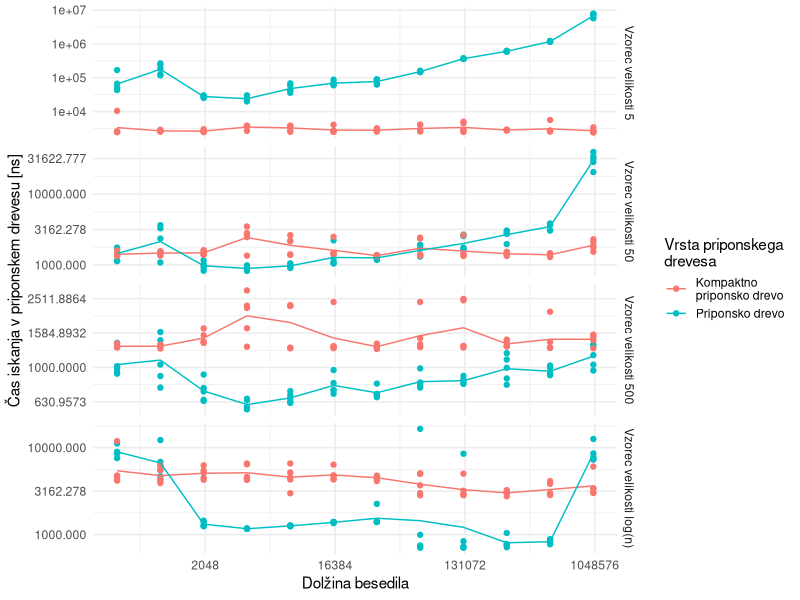
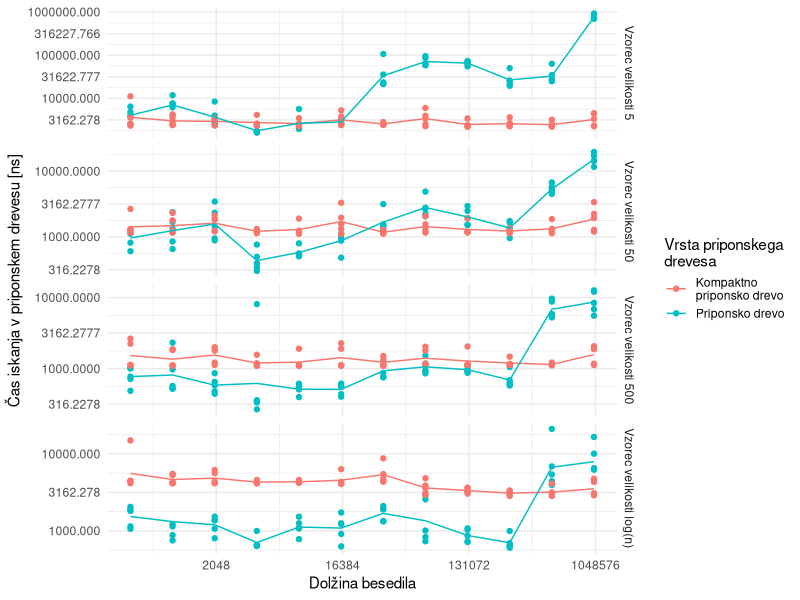
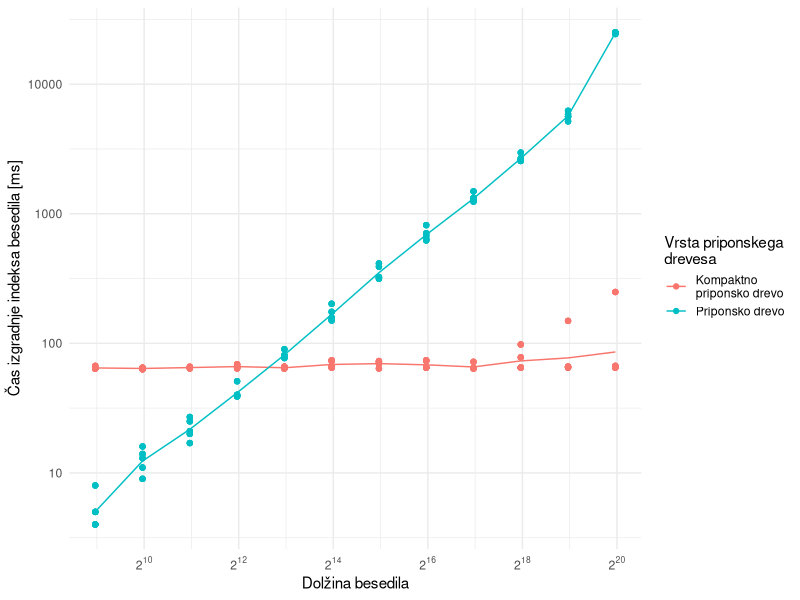
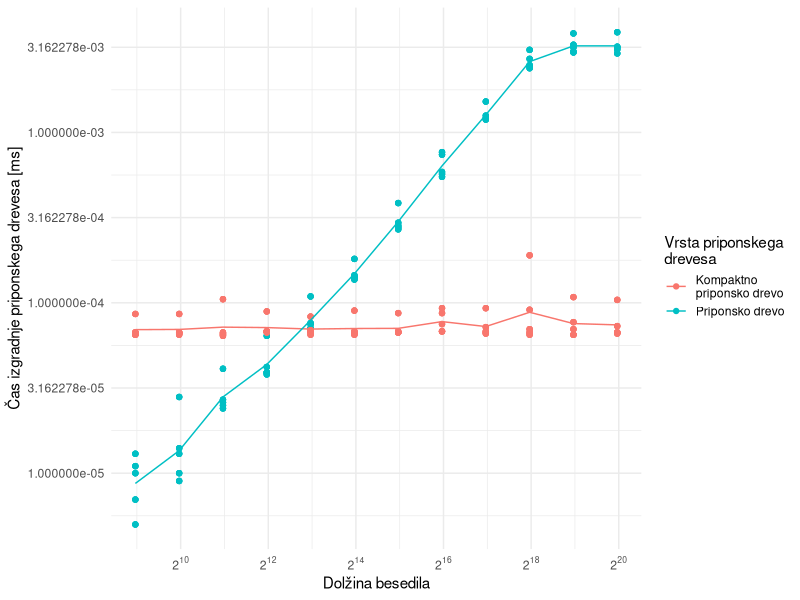
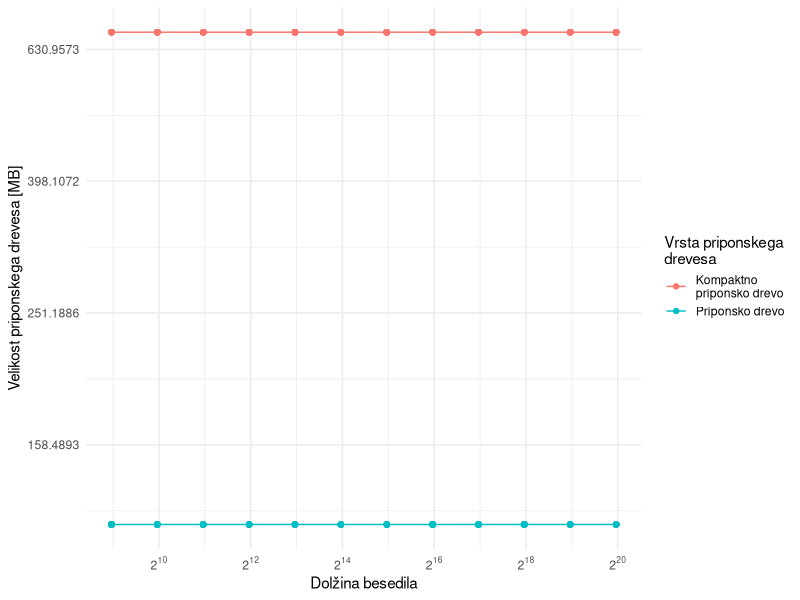
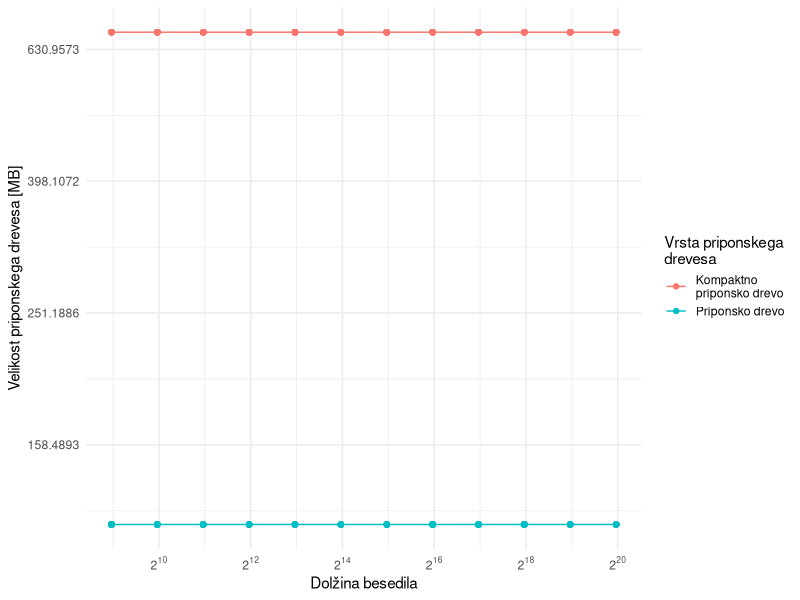
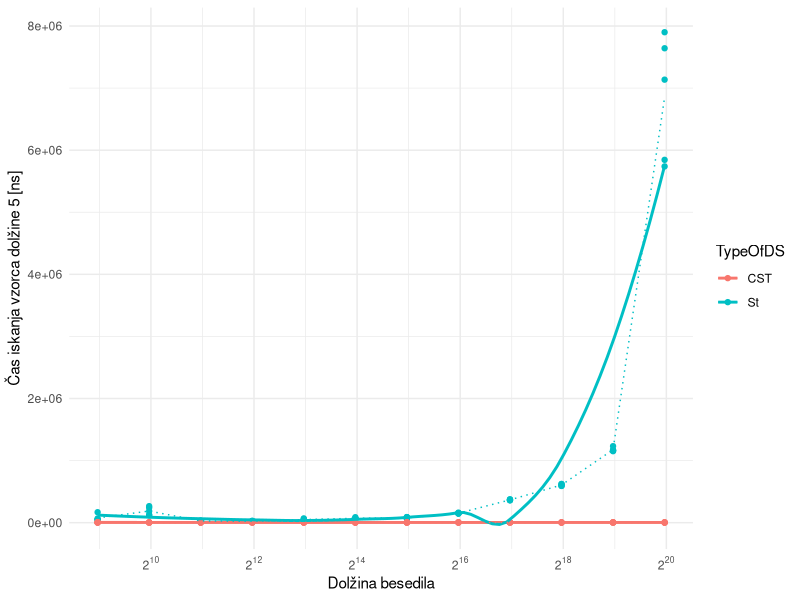
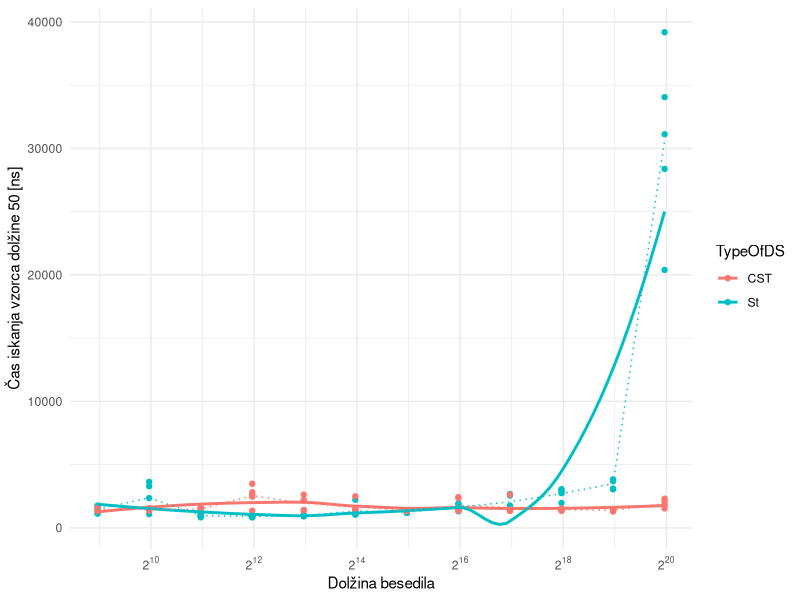

R code for these plots, in order:
library(tidyverse)
library(scales)
library(svglite)
data<- read.csv("rezNovPc.csv")
dataSLO<- read.csv("rezNovPcNaKlancu.csv")
dataTidy <- data %>%  pivot_longer(col=starts_with("tFind"),names_to = "PatternLength", values_to = "TimeFind")
dataTidySLO <- dataSLO %>% pivot_longer(col=starts_with("tFind"),names_to = "PatternLength", values_to = "TimeFind") %>% mutate(Time=Time/1000000)

dataTidySLO  %>% filter(PatternLength=="tFindLog" & TimeFind<200000) %>% group_by(TypeOfDS) %>% summarise(M=(mean(TimeFind))) %>% print(n=100)
dataTidySLO %>% filter(TypeOfDS=="St",PatternLength=="tFindLog") %>% group_by(SizeRun,TypeOfDS) %>% summarise(M=mean(TimeFind)) -> a

lm(SizeInBytes~SizeRun, data = dataTidySLO)

a$M/lag(a$M,default = 1) #2x

dataTidySLO %>% filter(TypeOfDS=="CST",PatternLength=="tFindLog") %>% group_by(SizeRun,TypeOfDS) %>% summarise(M=mean(TimeFind)) -> a

a$M/lag(a$M,default = 1) #1x

 dataTidy %>% group_by(SizeRun,TypeOfDS) %>% summarise(M=(mean(Time))) %>% print(n=25)

#Poizvedbe
 
dataTidy %>%ggplot() +
  aes(x = SizeRun, y = TimeFind, colour = TypeOfDS) +
  geom_point() +
  stat_summary(fun=mean,geom = 'line')+
  scale_x_continuous(trans = "log2") +
  theme_minimal() +
  labs(y="Čas iskanja v priponskem drevesu [ns]",x="Dolžina besedila")+
  scale_y_continuous(trans = log10_trans(), breaks = trans_breaks("log10", function(x) 10^x))+
  scale_color_discrete(name = "Vrsta priponskega\ndrevesa", labels= c(CST="Kompaktno\npriponsko drevo", St="Priponsko drevo",SA="Priponsko polje","SA+LCP"="Priponsko polje z QLCP"))+
  facet_grid(scales = "free_y",vars(PatternLength),labeller = as_labeller(c(tFind5="Vzorec velikosti 5", tFind50="Vzorec velikosti 50", tFind500="Vzorec velikosti 500",tFindLog="Vzorec velikosti log(n)")))
ggsave("./Img/IskanjeNovPC.svg",bg = "white", height = 15, width = 25, units = "cm")

dataTidySLO %>%ggplot() +
  aes(x = SizeRun, y = TimeFind, colour = TypeOfDS) +
  geom_point() +
  stat_summary(fun=mean,geom = 'line')+
  scale_x_continuous(trans = "log2") +
  theme_minimal() +
  scale_y_continuous(trans = log10_trans(), breaks = trans_breaks("log10", function(x) 10^x))+
  labs(y="Čas iskanja v priponskem drevesu [ns]",x="Dolžina besedila")+
  scale_color_discrete(name = "Vrsta priponskega\ndrevesa", labels= c(CST="Kompaktno\npriponsko drevo", St="Priponsko drevo",SA="Priponsko polje","SA+LCP"="Priponsko polje z QLCP"))+
  facet_grid(scales = "free_y",vars(PatternLength),labeller = as_labeller(c(tFind5="Vzorec velikosti 5", tFind50="Vzorec velikosti 50", tFind500="Vzorec velikosti 500",tFindLog="Vzorec velikosti log(n)")))
ggsave("./Img/IskanjeNovPCSLO.svg",bg = "white", height = 15, width = 25, units = "cm")



#Izgradnja drevesa
dataTidy%>% ggplot()+
  aes(x=SizeRun,y=Time,color=TypeOfDS)+
  geom_point()+
  stat_summary(fun=mean,geom = 'line')+
  theme_minimal()+
  scale_color_discrete(name = "Vrsta priponskega\ndrevesa", labels= c(CST="Kompaktno\npriponsko drevo", St="Priponsko drevo",SA="Priponsko polje","SA+LCP"="Priponsko polje z QLCP"))+
  #scale_color_manual(values=c("#00BFC4"))+
  scale_x_continuous(trans = log2_trans(), breaks = trans_breaks("log2", function(x) 2^x),
                    labels = trans_format("log2", math_format(2^.x)))+
  scale_y_continuous(trans = log10_trans(), breaks = trans_breaks("log10", function(x) 10^x))+
  labs(y="Čas izgradnje indeksa besedila [ms]",x="Dolžina besedila")
ggsave("./Img/izgradnjaDrecvesaNovPC.svg",bg = "white", height = 10, width = 20, units = "cm")

dataTidySLO %>% ggplot()+
  aes(x=SizeRun,y=Time,color=TypeOfDS)+
  geom_point()+
  #geom_smooth(se=F)+
  stat_summary(fun=mean,geom = 'line')+
  theme_minimal()+
  scale_color_discrete(name = "Vrsta priponskega\ndrevesa", labels= c(CST="Kompaktno\npriponsko drevo", St="Priponsko drevo",SA="Priponsko polje","SA+LCP"="Priponsko polje z QLCP"))+
  #scale_color_manual(values=c("#00BFC4"))+
  scale_x_continuous(trans = log2_trans(), breaks = trans_breaks("log2", function(x) 2^x),
                     labels = trans_format("log2", math_format(2^.x)))+
  scale_y_continuous(trans = log10_trans(), breaks = trans_breaks("log10", function(x) 10^x))+
  labs(y="Čas izgradnje priponskega drevesa [ms]",x="Dolžina besedila")
ggsave("./Img/izgradnjaDrecvesaNovPCSLO.svg",bg = "white", height = 10, width = 20, units = "cm")


# Velikost drevesa

dataTidy %>% ggplot()+
  aes(x=SizeRun,y=SizeInBytes,color=TypeOfDS)+
  geom_point()+
  stat_summary(fun=mean,geom = 'line')+
  theme_minimal()+
  scale_color_discrete(name = "Vrsta priponskega\ndrevesa", labels= c(CST="Kompaktno\npriponsko drevo", St="Priponsko drevo",SA="Priponsko polje","SA+LCP"="Priponsko polje z QLCP"))+
  #scale_color_manual(values=c("#00BFC4"))+
  scale_x_continuous(trans = log2_trans(), breaks = trans_breaks("log2", function(x) 2^x),
                     labels = trans_format("log2", math_format(2^.x)))+
  scale_y_continuous(trans = log10_trans(), breaks = trans_breaks("log10", function(x) 10^x))+
  labs(y="Velikost priponskega drevesa [MB]",x="Dolžina besedila")
ggsave("./Img/velikostDrecvesaNovPC.svg",bg = "white", height = 10, width = 20, units = "cm")

dataTidySLO %>% ggplot()+
  aes(x=SizeRun,y=SizeInBytes,color=TypeOfDS)+
  geom_point()+
  stat_summary(fun=mean,geom = 'line')+
  theme_minimal()+
  scale_color_discrete(name = "Vrsta priponskega\ndrevesa", labels= c(CST="Kompaktno\npriponsko drevo", St="Priponsko drevo",SA="Priponsko polje","SA+LCP"="Priponsko polje z QLCP"))+
  #scale_color_manual(values=c("#00BFC4"))+
  scale_x_continuous(trans = log2_trans(), breaks = trans_breaks("log2", function(x) 2^x),
                     labels = trans_format("log2", math_format(2^.x)))+
  scale_y_continuous(trans = log10_trans(), breaks = trans_breaks("log10", function(x) 10^x))+
  labs(y="Velikost priponskega drevesa [MB]",x="Dolžina besedila")
ggsave("./Img/velikostDrecvesaNovPCSLO.svg",bg = "white", height = 10, width = 20, units = "cm")



#Iskanje vzorca dolžine 5
data %>% ggplot()+
  aes(x=SizeRun,y=tFind5,color=TypeOfDS)+
  geom_point()+
  geom_smooth(se=F)+stat_summary(fun=mean,geom = 'line',linetype = 'dotted')+
  theme_minimal()+   #scale_color_manual(values=c("#00BFC4"))+
  scale_x_continuous(trans = log2_trans(), breaks = trans_breaks("log2", function(x) 2^x),
                     labels = trans_format("log2", math_format(2^.x)))+
  labs(y="Čas iskanja vzorca dolžine 5 [ns]",x="Dolžina besedila")
ggsave("./Img/iskanje5NovPC.png", bg="white")


#Iskanje vzorca dolžine 50

data  %>% ggplot()+
  aes(x=SizeRun,y=tFind50,color=TypeOfDS)+
  geom_point()+
  geom_smooth(se=F)+stat_summary(fun=mean,geom = 'line',linetype = 'dotted')+
  theme_minimal()+   #scale_color_manual(values=c("#00BFC4"))+
  scale_x_continuous(trans = log2_trans(), breaks = trans_breaks("log2", function(x) 2^x),
                     labels = trans_format("log2", math_format(2^.x)))+
  labs(y="Čas iskanja vzorca dolžine 50 [ns]",x="Dolžina besedila")
ggsave("./Img/iskanje50NovPc.png", bg="white")


#Iskanje vzorca dolžine 500

data %>% ggplot()+
  aes(x=SizeRun,y=tFind500,color=TypeOfDS)+
  geom_point()+
  geom_smooth(se=F)+stat_summary(fun=mean,geom = 'line',linetype = 'dotted')+
  theme_minimal()+   #scale_color_manual(values=c("#00BFC4"))+
  scale_x_continuous(trans = log2_trans(), breaks = trans_breaks("log2", function(x) 2^x),
                     labels = trans_format("log2", math_format(2^.x)))+
  labs(y="Čas iskanja vzorca dolžine 500 [ns]",x="Dolžina besedila")
ggsave("./Img/iskanje500NovPc.png", bg="white")

#Iskanje vzorca dolžine logartem besedila

data %>% ggplot()+
  aes(x=SizeRun,y=tFindLog,color=TypeOfDS)+
  geom_point()+
  geom_smooth(se=F)+stat_summary(fun=mean,geom = 'line',linetype = 'dotted')+
  theme_minimal()+   #scale_color_manual(values=c("#00BFC4"))+
  scale_x_continuous(trans = log2_trans(), breaks = trans_breaks("log2", function(x) 2^x),
                     labels = trans_format("log2", math_format(2^.x)))+
  labs(y="Čas iskanja vzorca dolžine log(n) [ns]",x="Dolžina besedila")
ggsave("./Img/iskanjeLogNovPc.png", bg="white")
